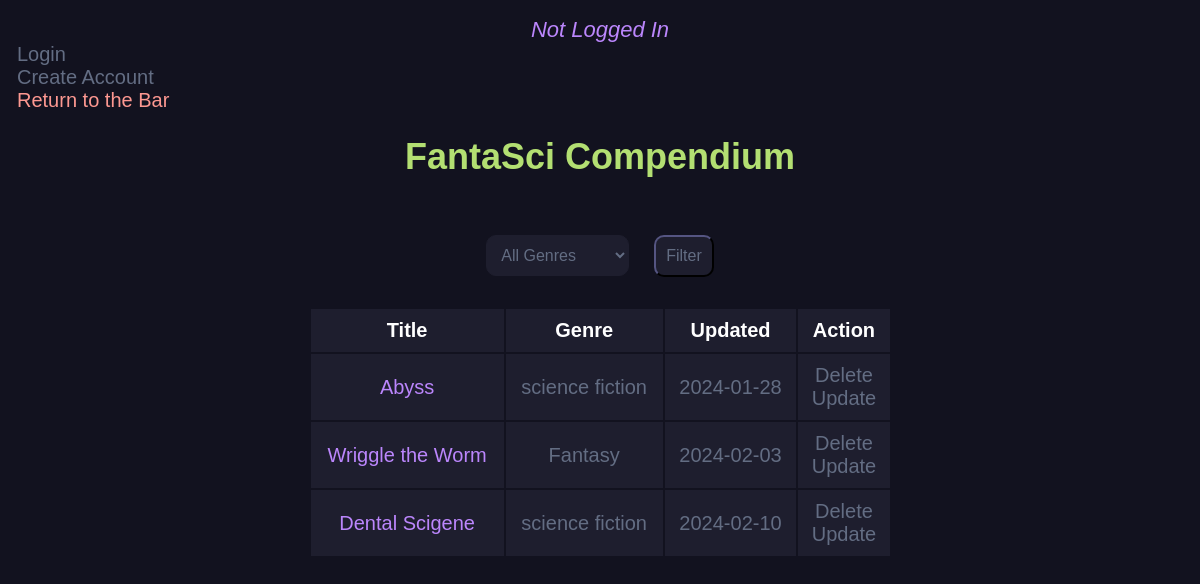
The page /story_db/ on the database as committed earlier.
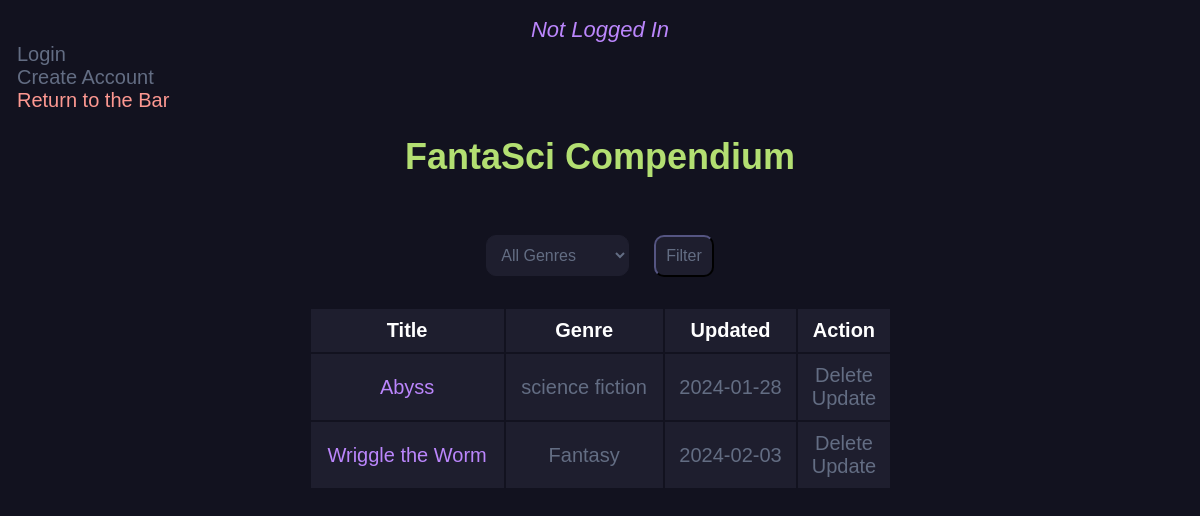
The same page on the database as committed later.
### main.py (models this page shows, shortened)
class NewStory(db.Model):
    id = db.Column(db.Integer, primary_key=True)
    title = db.Column(db.String(200), nullable=False)
    genre = db.Column(db.String(200), nullable=True)
    content = db.Column(db.Text, nullable=False)
    date_created = db.Column(db.DateTime, default=datetime.utcnow)

### main.py (the view)
@app.route('/story_db/', methods=['GET', 'POST'])
def story_db():
    stories = NewStory.query.order_by(NewStory.date_created).all()
    unique_genres = set(story.genre for story in stories)
    if request.method == "POST":
        select_genre = request.form.get('Genre')
        if select_genre and select_genre != 'ALL':
            stories = [story for story in stories if story.genre == select_genre]
    return render_template('story_db.html', stories=stories, unique_genres=unique_genres, current_user=current_user)

### templates/story_db.html (shortened to what this page needs)
<link rel="stylesheet" href="{{ url_for('static', filename='css/story_db.css') }}">
{% block body %}
{% if current_user.is_authenticated %}
	<a href="/logout/" class="button">Logout</a><br>
	<a href="/" class="return-to-bar">Return to the Bar</a>
	<div style = "text-align: center;">
		<em style = "color: #636d83; font-size: 22px; font-family: sans-serif;">
			Hello, {{ current_user.username }}!
		</em>
		<br>
	</div>
{% else %}
	<div style= "text-align: center;">
			<em style = "color: #BB86FC; font-size: 22px; font-family: sans-serif" >Not Logged In</em>
		</div>
		<a href="/login/" class="button">Login</a><br>
		<a href="/register/" class="button">Create Account</a><br>
		<a href="/" class="return-to-bar">Return to the Bar</a>
{% endif %}
<div class="content">
	<h1 style="text-align: center;">FantaSci Compendium</h1><br>
	{% if stories|length < 1 %}
	<h4 style="text-align: center;"> It is a quiet night,  <a href="/">Return to the Bar and Tell us a Story</a></h4>
	{% else %}
	<div class = "form-cont">
	<form method="POST">
		<select class="form-input" name="Genre">
			<option value="ALL">All Genres</option>
		</select>
		<button class="form-input" type="submit">Filter</button>
	</form>
    </div>
	<table class="center-table">
		<tr>
			<th>Title</th>
			<th>Genre</th>
			<th>Updated</th>
			<th>Action</th>
		</tr>
		{%for story in stories %}
		<tr>
			<td><a href="{{ url_for('view_story', id=story.id) }}" class="story-link">{{ story.title }}</a></td>
			<td>{{story.genre}}</td>
			<td>{{ story.date_created.date() }}</td>
			<td>
				<a href="/delete/{{ story.id }}">Delete</a>
				<br>
				<a href="/update/{{ story.id }}">Update</a>
			</td>
		</tr>
		{% endfor %}
	</table>
	{% endif %}
</div>
{% endblock %}

### static/css/story_db.css (style rules this page uses)
h1 { font-size: 36px; color: #B3DF72; text-align: center; font-family: sans-serif; }
a { color: #636d83; font-size: 20px; font-family: sans-serif; text-decoration: none; }
.center-table { margin-left: auto; margin-right: auto; width: 50%; }
td { background-color: #1e1e2e; color: #636d83; font-family: sans-serif; font-size: 20px; text-align: center; padding: 10; }
th { background-color: #1e1e2e; color: white; font-family: sans-serif; font-size: 20px; text-align: center; padding: 10; }
.story-link { color: #BB86FC; }
.return-to-bar { color: #FD9891; }
.form-cont { display: flex; justify-content: center; align-items: center; margin: 0 auto; width: 100%; }
.form-input { height: auto; width: auto; margin: 10; color: #636d83; font-size: 16px; font-family: sans-serif; border-radius: 10px; border-color: #1e1e2e; background: #1e1e2e; padding: 10; }

Rows that differ between the two databases and show on the page:
removed NewStory: title "Dental Scigene", genre "science fiction", date_created "2024-02-10"
